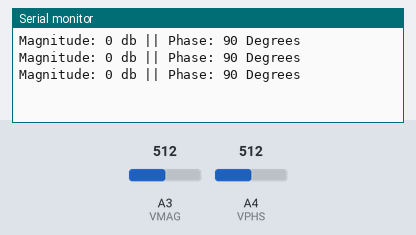
This sketch was run on a simulated Arduino Uno, built with avr-gcc and run on an emulated ATmega328P. Parts: the last lines printed to the serial monitor. The test bench sets the inputs (shaded band); at power-on: A3 (VMAG) = 512, A4 (VPHS) = 512.

Above: at 1.3 s.
1.4 s: A3 (VMAG) set to 716
At 1.9 s:
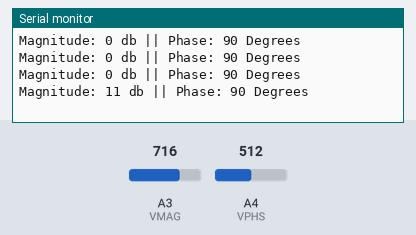
2.9 s: A4 (VPHS) set to 716
At 3.4 s:
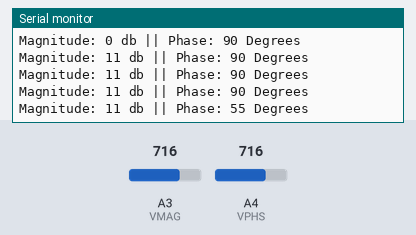
4.4 s: A3 (VMAG) set to 900
At 4.9 s:
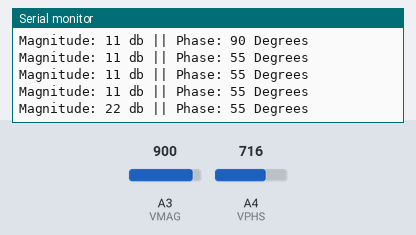
5.9 s: A4 (VPHS) set to 900
At 6.4 s:
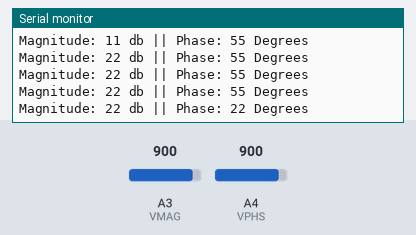
Timing chart, 0 to 8.4 s (numbered marks = the images above; inputs shaded):
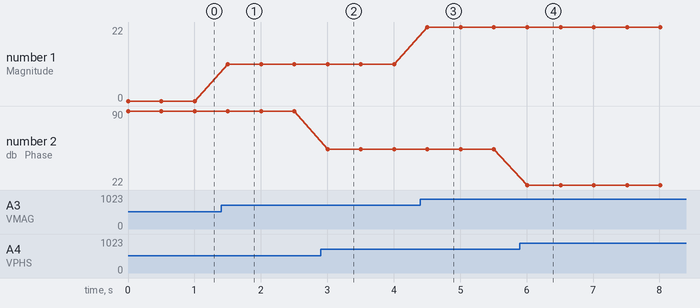

Measured:
- after the input at 1.4 s, the serial monitor: prints a new line after 0.10 s (image 1)
- after the input at 2.9 s, the serial monitor: prints a new line after 0.11 s (image 2)
- after the input at 4.4 s, the serial monitor: prints a new line after 0.11 s (image 3)
- after the input at 5.9 s, the serial monitor: prints a new line after 0.11 s (image 4)
- plotted number 1: 0 → 11 after the input at 1.4 s, 11 → 22 after the input at 4.4 s
- plotted number 2: 90 → 55 after the input at 2.9 s

The sketch:

ADF8302.ino
```cpp
int VMAG = A3;
int VPHS = A4;


long mag = 0;
long phs = 0;


void setup()
{
  analogReference(EXTERNAL);
  Serial.begin(9600);
}


void loop()
{
  mag = analogRead(VMAG);
  phs = analogRead(VPHS);

  mag = -30 + mag * 60 / 1024;
  phs = 180 - phs * 180 / 1024;

  Serial.print("Magnitude: ");
  Serial.print(mag);
  Serial.print(" db");

  Serial.print(" || Phase: ");
  Serial.print(phs);
  Serial.println(" Degrees");

  delay(500);
}
```
